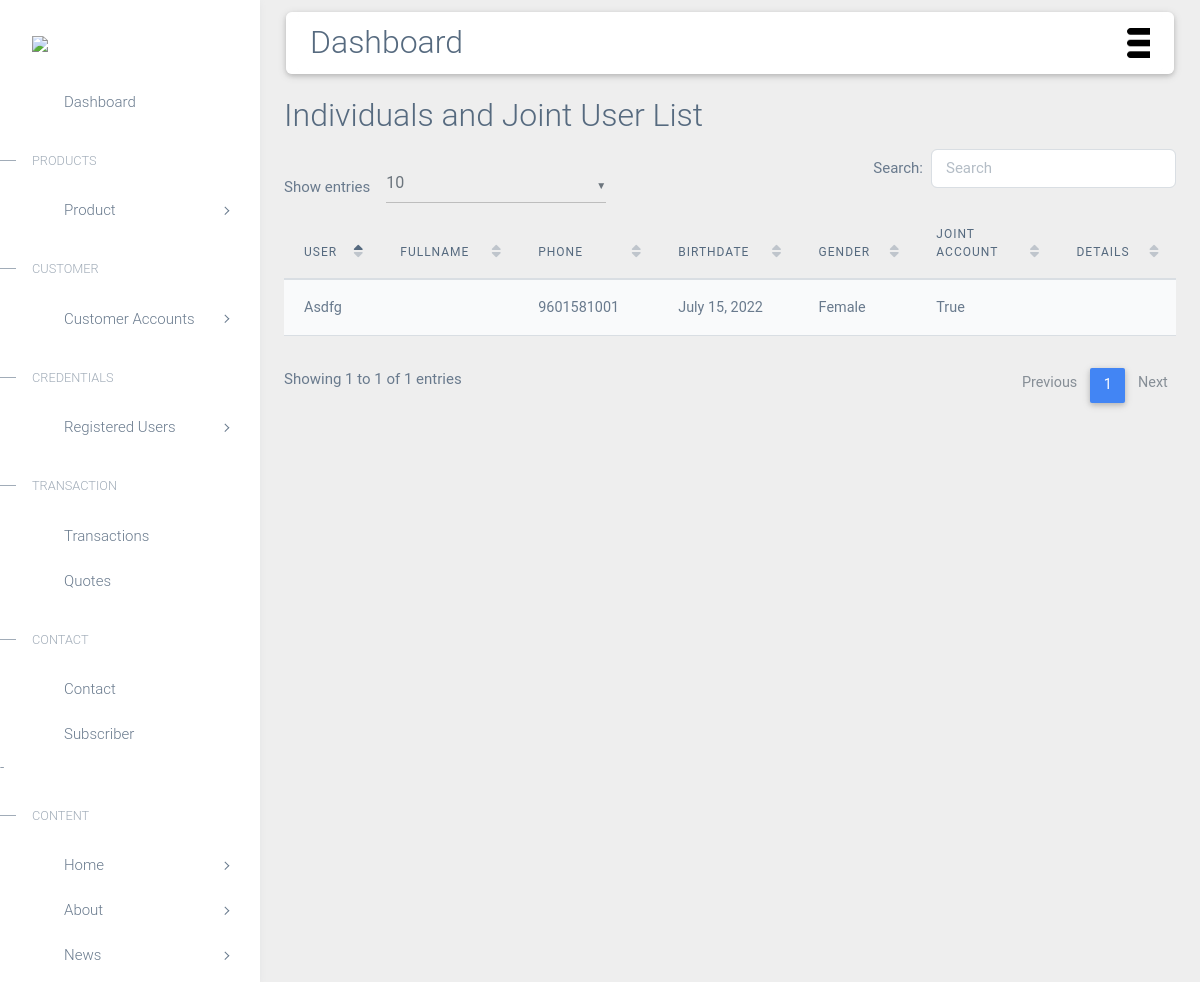
The app's page /devadmin/ijuserlist/ with its own data.
### accounts/models.py (models this page shows, shortened)
class  AnotherJoinAccountRegister(models.Model):
    user = models.ForeignKey(User, on_delete=models.CASCADE)
    individual_user = models.ForeignKey(IndividualRegister, on_delete=models.CASCADE)
    another_name = models.CharField(max_length=200)
    another_phone = models.PositiveIntegerField()
    another_house_number = models.CharField(max_length=200)
    another_street_name = models.CharField(max_length=500)
    another_city = models.CharField(max_length=200)
    another_state = models.CharField(max_length=200)
    another_country = models.CharField(max_length=200)
    another_birthdate = models.DateField()
    another_gender = models.CharField(max_length=200)
    another_occupation = models.CharField(max_length=200)
    another_signature = models.ImageField(upload_to='anotherjointsignpic')
    another_photo = models.ImageField(upload_to='anotherjointprofilepic')

class  IndividualRegister(models.Model):
   try:
    user = models.ForeignKey(User, on_delete=models.CASCADE)
    typeofuser = models.CharField(max_length=200, default="None")
    f_name = models.CharField(max_length=200)
    l_name = models.CharField(max_length=200)
    phone = models.PositiveIntegerField()
    house_number = models.CharField(max_length=200)
    street_name = models.CharField(max_length=500)
    city = models.CharField(max_length=200)
    state = models.CharField(max_length=200)
    country = models.CharField(max_length=200)
    birthdate = models.DateField()
    gender = models.CharField(max_length=200)
    occupation = models.CharField(max_length=200)
    NIN = models.CharField(max_length=200)
    BVN = models.CharField(max_length=200)
    joint_account = models.BooleanField(default=False)
    individual_signature = models.ImageField(upload_to='individualsignpic')
    individual_photo = models.ImageField(upload_to='individualprofilepic')
    kin_name = models.CharField(max_length=200)
    kin_relationship = models.CharField(max_length=200)
    kin_phone = models.PositiveIntegerField()
    kin_house_number = models.CharField(max_length=200)
    kin_street_name = models.CharField(max_length=500)
    kin_city = models.CharField(max_length=200)
    kin_state = models.CharField(max_length=200)
    kin_country = models.CharField(max_length=200)
    def str(self):
        return str(self.id)
   except Exception as e:
    print(e)

### accounts/views.py (the view)
# urls.py: path('devadmin/ijuserlist/', views.adminaindividualjointusers, name='adminaindividualjointusers'),
def adminaindividualjointusers(request):
    ijusers = AnotherJoinAccountRegister.objects.all()
    return render(request, 'devadmin/adminaindividualjointusers.html',{'ijusers':ijusers})

### accounts/templates/devadmin/adminaindividualjointusers.html (shortened to what this page needs)
{% extends 'devadmin/base.html' %}
{% load static %}
{% block main-content %}
<link rel="stylesheet" href="https://use.fontawesome.com/releases/v5.8.2/css/all.css">
<link rel="stylesheet" href="{% static 'devadmin/css/addons/mdb.min.css' %}" />
<link rel="stylesheet" href="{% static 'devadmin/css/addons/datatables.min.css' %}" />
<link rel="stylesheet" href="{% static 'devadmin/css/addons/datatables-select.min.css' %}" />
<div class="m-4">
    <h2 class=""> Individuals and Joint User List</h2>
<table id="dtMaterialDesignExample" class="table table-striped table-responsive" cellspacing="0" width="100%">
<thead>
    <tr>
        <th>User</th>
        <th>Fullname</th>
        <th>Phone</th>
        <th>Birthdate</th>
        <th>Gender</th>
        <th>Joint Account</th>
        <th>Details</th>
    </tr>
</thead>
<tbody>
    {% if ijusers %}
    {% for i in ijusers %}
    <tr>
        <td>{{i.individual_user.user|capfirst}}</td>
        <td>{{i.individual_user.fullname|capfirst}}</td>
        <td>{{i.individual_user.phone}}</td>
        <td>{{i.individual_user.birthdate}}</td>
        <td>{{i.individual_user.gender}}</td>
        <td>{{i.individual_user.joint_account}}</td>
        <td><a href="{% url 'ijuserextradetails' i.id %}" class='text-primary'><i class='bx bx-edit'  style='font-size:22px;'></i></a></td>
    </tr>
    {% endfor %}
    {% endif %}
</tbody>
</table>
</div>
</div>
{% endblock main-content %}

### accounts/static/accounts/css/style.css (style rules this page uses)
body, html { margin: 0; padding: 0; overflow-x: hidden; }

### records on screen
AnotherJoinAccountRegister: individual_user.user "Asdfg", individual_user.phone "9601581001", individual_user.birthdate "July 15, 2022", individual_user.gender "Female", individual_user.joint_account "True"
